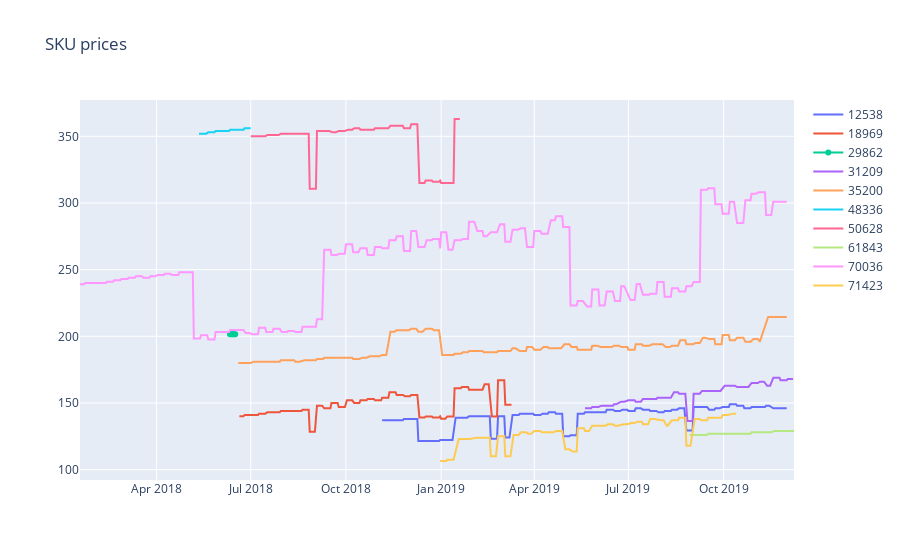

The code cell stored with this chart in its notebook:
### Markdown cell above
## plotly prices

### Code cell
plt.figure(figsize=(12, 8))
layout = {'title': 'SKU prices'}
fig = go.Figure(data=trace_list, layout=layout)
iplot(fig, show_link=False)
